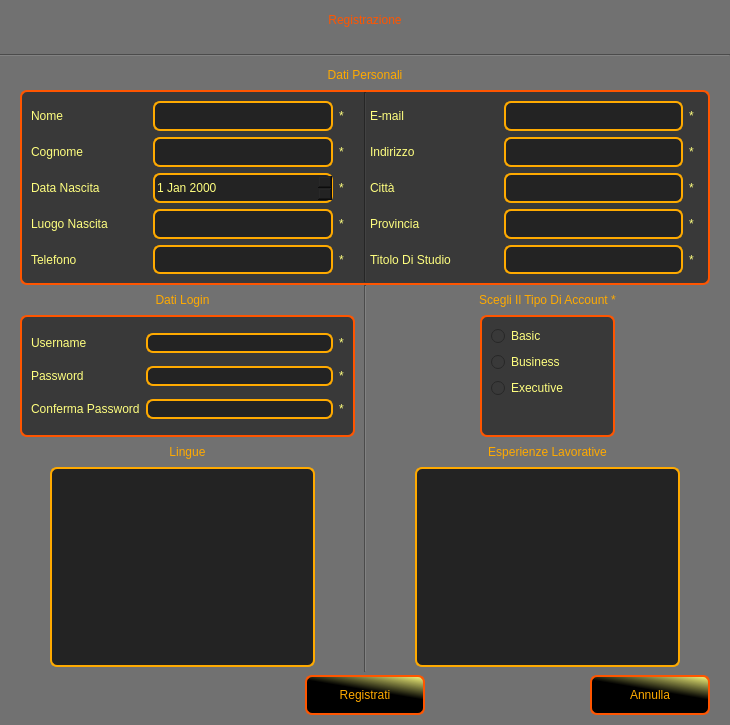
<?xml version="1.0" encoding="UTF-8"?>
<ui version="4.0">
 <class>InterfacciaRegistrazione</class>
 <widget class="QWidget" name="InterfacciaRegistrazione">
  <property name="geometry">
   <rect>
    <x>0</x>
    <y>0</y>
    <width>730</width>
    <height>725</height>
   </rect>
  </property>
  <property name="minimumSize">
   <size>
    <width>730</width>
    <height>725</height>
   </size>
  </property>
  <property name="maximumSize">
   <size>
    <width>730</width>
    <height>725</height>
   </size>
  </property>
  <property name="windowTitle">
   <string>Form</string>
  </property>
  <property name="styleSheet">
   <string notr="true">QWidget
{
	background-color:rgb(113, 113, 113);
}

QPushButton
{
	background-color:qlineargradient(spread:pad, x1:0.474, y1:1, x2:1, y2:0, stop:0.507177 rgba(0, 0, 0, 255), stop:1 rgba(255, 255, 127, 255));
	font: bold 16pt &quot;Kinnari&quot;;
	color: rgb(255, 170, 0);
	border-width: 2px;
	border-color:rgb(255, 85, 0);
	border-style: solid;
	border-radius: 7;
}

QPushButton:hover
{
	background-color:qlineargradient(spread:pad, x1:0.474, y1:1, x2:1, y2:0, stop:0 rgba(0, 0, 0, 255), stop:0.507177 rgba(255, 170, 0, 255)); 
	color: rgb(0, 0, 0);
}


QPushButton:hover:!pressed
{
	background-color:qlineargradient(spread:pad, x1:0.244, y1:1, x2:0.837, y2:0.227273, stop:0 rgba(255, 255, 127, 255), stop:0.507177 rgba(0, 0, 0, 255));
	color: rgb(255, 170, 0);
}

#RegistrazioneLabel
{
	font: bold italic 32pt &quot;Kinnari&quot;;
	color: rgb(255, 85, 0);
	background-color:rgb(113, 113, 113);
}

#DatiPersonaliLabel
{
	font: bold 18pt &quot;Kinnari&quot;;
	color:rgb(255, 170, 0);
	background-color:rgb(113, 113, 113);
}

#ContattiLabel
{
	font: bold 18pt &quot;Kinnari&quot;;
	color:rgb(255, 170, 0);
	background-color:rgb(113, 113, 113);
}

#CambiaPasswordLabel
{
	font: bold 18pt &quot;Kinnari&quot;;
	color:rgb(255, 170, 0);
	background-color:rgb(113, 113, 113);
}

#DatiLoginLabel
{
	font: bold 18pt &quot;Kinnari&quot;;
	color:rgb(255, 170, 0);
	background-color:rgb(113, 113, 113);
}

#ScegliAccountLabel
{
	font: bold 18pt &quot;Kinnari&quot;;
	color:rgb(255, 170, 0);
	background-color:rgb(113, 113, 113);
}

#LingueLabel
{
	font: bold 18pt &quot;Kinnari&quot;;
	color:rgb(255, 170, 0);
	background-color:rgb(113, 113, 113);
}

#EsperienzeLabel
{
	font: bold 18pt &quot;Kinnari&quot;;
	color:rgb(255, 170, 0);
	background-color:rgb(113, 113, 113);
}

QLabel
{
	font: bold 14pt &quot;Kinnari&quot;;
	color:rgb(255, 255, 127);
	background-color:rgb(57, 57, 57);
}

QLineEdit
{
	font:bold 12pt &quot;Kinnari&quot;;
	color:rgb(255, 255, 127);
	background-color: rgb(35, 35, 35);
	selection-color: rgb(0, 0, 0);
	selection-background-color: rgb(255, 170, 0);
	border-style: solid;
	border: 2px solid rgb(255, 170, 0);
	border-radius: 7;
}

QTextEdit
{
	font:bold 12pt &quot;Kinnari&quot;;
	color:rgb(255, 255, 127);
	background-color: rgb(35, 35, 35);
	selection-color: rgb(0, 0, 0);
	selection-background-color: rgb(255, 170, 0);
	border-style: solid;
	border: 2px solid rgb(255, 170, 0);
	border-radius: 7;
}

QRadioButton
{
	font: bold 14pt &quot;Kinnari&quot;;
	color:rgb(255, 255, 127);
	background-color:rgb(57, 57, 57);
}

QDateEdit
{ 
	font:bold 12pt &quot;Kinnari&quot;;
	color:rgb(255, 255, 127);
	background-color: rgb(35, 35, 35);
	selection-color: rgb(0, 0, 0);
	selection-background-color: rgb(255, 170, 0);
	border-style: solid;
	border: 2px solid rgb(255, 170, 0);
	border-radius: 7;
}

QGroupBox
{
	background-color:rgb(57, 57, 57);
	border-width: 2px;
	border-color:rgb(255, 85, 0);
	border-style: solid;
	border-radius: 7;
}

#line2
{
	background-color:rgb(57, 57, 57);
}</string>
  </property>
  <widget class="QLabel" name="RegistrazioneLabel">
   <property name="geometry">
    <rect>
     <x>230</x>
     <y>-10</y>
     <width>270</width>
     <height>60</height>
    </rect>
   </property>
   <property name="text">
    <string>Registrazione</string>
   </property>
   <property name="alignment">
    <set>Qt::AlignCenter</set>
   </property>
  </widget>
  <widget class="Line" name="line_2">
   <property name="geometry">
    <rect>
     <x>0</x>
     <y>50</y>
     <width>730</width>
     <height>10</height>
    </rect>
   </property>
   <property name="orientation">
    <enum>Qt::Horizontal</enum>
   </property>
  </widget>
  <widget class="QLabel" name="DatiPersonaliLabel">
   <property name="geometry">
    <rect>
     <x>295</x>
     <y>60</y>
     <width>140</width>
     <height>30</height>
    </rect>
   </property>
   <property name="text">
    <string>Dati Personali</string>
   </property>
   <property name="alignment">
    <set>Qt::AlignCenter</set>
   </property>
  </widget>
  <widget class="QGroupBox" name="groupBox">
   <property name="geometry">
    <rect>
     <x>20</x>
     <y>90</y>
     <width>690</width>
     <height>195</height>
    </rect>
   </property>
   <property name="title">
    <string/>
   </property>
   <property name="alignment">
    <set>Qt::AlignLeading|Qt::AlignLeft|Qt::AlignVCenter</set>
   </property>
   <widget class="Line" name="line2">
    <property name="geometry">
     <rect>
      <x>337</x>
      <y>2</y>
      <width>16</width>
      <height>190</height>
     </rect>
    </property>
    <property name="orientation">
     <enum>Qt::Vertical</enum>
    </property>
   </widget>
   <widget class="QLabel" name="NomeLabel">
    <property name="geometry">
     <rect>
      <x>11</x>
      <y>11</y>
      <width>116</width>
      <height>30</height>
     </rect>
    </property>
    <property name="text">
     <string>Nome</string>
    </property>
   </widget>
   <widget class="QLineEdit" name="NomeLineEdit">
    <property name="geometry">
     <rect>
      <x>133</x>
      <y>11</y>
      <width>180</width>
      <height>30</height>
     </rect>
    </property>
   </widget>
   <widget class="QLabel" name="label_6">
    <property name="geometry">
     <rect>
      <x>319</x>
      <y>11</y>
      <width>16</width>
      <height>30</height>
     </rect>
    </property>
    <property name="text">
     <string>*</string>
    </property>
   </widget>
   <widget class="QLabel" name="CognomeLabel">
    <property name="geometry">
     <rect>
      <x>11</x>
      <y>47</y>
      <width>116</width>
      <height>30</height>
     </rect>
    </property>
    <property name="text">
     <string>Cognome</string>
    </property>
   </widget>
   <widget class="QLineEdit" name="CognomeLineEdit">
    <property name="geometry">
     <rect>
      <x>133</x>
      <y>47</y>
      <width>180</width>
      <height>30</height>
     </rect>
    </property>
   </widget>
   <widget class="QLabel" name="label_7">
    <property name="geometry">
     <rect>
      <x>319</x>
      <y>47</y>
      <width>16</width>
      <height>30</height>
     </rect>
    </property>
    <property name="text">
     <string>*</string>
    </property>
   </widget>
   <widget class="QLabel" name="DataNascitaLabel">
    <property name="geometry">
     <rect>
      <x>11</x>
      <y>83</y>
      <width>116</width>
      <height>30</height>
     </rect>
    </property>
    <property name="text">
     <string>Data Nascita</string>
    </property>
   </widget>
   <widget class="QDateEdit" name="DataNascitaDateEdit">
    <property name="geometry">
     <rect>
      <x>133</x>
      <y>83</y>
      <width>180</width>
      <height>30</height>
     </rect>
    </property>
   </widget>
   <widget class="QLabel" name="label_8">
    <property name="geometry">
     <rect>
      <x>319</x>
      <y>83</y>
      <width>16</width>
      <height>30</height>
     </rect>
    </property>
    <property name="text">
     <string>*</string>
    </property>
   </widget>
   <widget class="QLabel" name="LuogoNascitaLabel">
    <property name="geometry">
     <rect>
      <x>11</x>
      <y>119</y>
      <width>116</width>
      <height>30</height>
     </rect>
    </property>
    <property name="text">
     <string>Luogo Nascita</string>
    </property>
   </widget>
   <widget class="QLineEdit" name="LuogoNascitaLineEdit">
    <property name="geometry">
     <rect>
      <x>133</x>
      <y>119</y>
      <width>180</width>
      <height>30</height>
     </rect>
    </property>
   </widget>
   <widget class="QLabel" name="label_9">
    <property name="geometry">
     <rect>
      <x>319</x>
      <y>119</y>
      <width>16</width>
      <height>30</height>
     </rect>
    </property>
    <property name="text">
     <string>*</string>
    </property>
   </widget>
   <widget class="QLabel" name="TelefonoLabel">
    <property name="geometry">
     <rect>
      <x>11</x>
      <y>155</y>
      <width>116</width>
      <height>29</height>
     </rect>
    </property>
    <property name="text">
     <string>Telefono</string>
    </property>
   </widget>
   <widget class="QLineEdit" name="TelefonoLineEdit">
    <property name="geometry">
     <rect>
      <x>133</x>
      <y>155</y>
      <width>180</width>
      <height>29</height>
     </rect>
    </property>
   </widget>
   <widget class="QLabel" name="label_17">
    <property name="geometry">
     <rect>
      <x>319</x>
      <y>155</y>
      <width>16</width>
      <height>29</height>
     </rect>
    </property>
    <property name="text">
     <string>*</string>
    </property>
   </widget>
   <widget class="QLabel" name="EmailLabel">
    <property name="geometry">
     <rect>
      <x>350</x>
      <y>11</y>
      <width>134</width>
      <height>30</height>
     </rect>
    </property>
    <property name="text">
     <string>E-mail</string>
    </property>
   </widget>
   <widget class="QLineEdit" name="EmailLineEdit">
    <property name="geometry">
     <rect>
      <x>484</x>
      <y>11</y>
      <width>179</width>
      <height>30</height>
     </rect>
    </property>
   </widget>
   <widget class="QLabel" name="label_10">
    <property name="geometry">
     <rect>
      <x>669</x>
      <y>11</y>
      <width>16</width>
      <height>30</height>
     </rect>
    </property>
    <property name="text">
     <string>*</string>
    </property>
   </widget>
   <widget class="QLabel" name="IndirizzoLabel">
    <property name="geometry">
     <rect>
      <x>350</x>
      <y>47</y>
      <width>134</width>
      <height>30</height>
     </rect>
    </property>
    <property name="text">
     <string>Indirizzo</string>
    </property>
   </widget>
   <widget class="QLineEdit" name="IndirizzoLineEdit">
    <property name="geometry">
     <rect>
      <x>484</x>
      <y>47</y>
      <width>179</width>
      <height>30</height>
     </rect>
    </property>
   </widget>
   <widget class="QLabel" name="label_11">
    <property name="geometry">
     <rect>
      <x>669</x>
      <y>47</y>
      <width>16</width>
      <height>30</height>
     </rect>
    </property>
    <property name="text">
     <string>*</string>
    </property>
   </widget>
   <widget class="QLabel" name="CittaLabel">
    <property name="geometry">
     <rect>
      <x>350</x>
      <y>83</y>
      <width>134</width>
      <height>30</height>
     </rect>
    </property>
    <property name="text">
     <string>Città</string>
    </property>
   </widget>
   <widget class="QLineEdit" name="CittaLineEdit">
    <property name="geometry">
     <rect>
      <x>484</x>
      <y>83</y>
      <width>179</width>
      <height>30</height>
     </rect>
    </property>
   </widget>
   <widget class="QLabel" name="label_12">
    <property name="geometry">
     <rect>
      <x>669</x>
      <y>83</y>
      <width>16</width>
      <height>30</height>
     </rect>
    </property>
    <property name="text">
     <string>*</string>
    </property>
   </widget>
   <widget class="QLabel" name="ProvinciaLabel">
    <property name="geometry">
     <rect>
      <x>350</x>
      <y>119</y>
      <width>134</width>
      <height>30</height>
     </rect>
    </property>
    <property name="text">
     <string>Provincia</string>
    </property>
   </widget>
   <widget class="QLineEdit" name="ProvinciaLineEdit">
    <property name="geometry">
     <rect>
      <x>484</x>
      <y>119</y>
      <width>179</width>
      <height>30</height>
     </rect>
    </property>
   </widget>
   <widget class="QLabel" name="label_13">
    <property name="geometry">
     <rect>
      <x>669</x>
      <y>119</y>
      <width>16</width>
      <height>30</height>
     </rect>
    </property>
    <property name="text">
     <string>*</string>
    </property>
   </widget>
   <widget class="QLabel" name="TitoloStudioLabel">
    <property name="geometry">
     <rect>
      <x>350</x>
      <y>155</y>
      <width>134</width>
      <height>29</height>
     </rect>
    </property>
    <property name="text">
     <string>Titolo Di Studio</string>
    </property>
   </widget>
   <widget class="QLineEdit" name="TitoloStudioLineEdit">
    <property name="geometry">
     <rect>
      <x>484</x>
      <y>155</y>
      <width>179</width>
      <height>29</height>
     </rect>
    </property>
   </widget>
   <widget class="QLabel" name="label_18">
    <property name="geometry">
     <rect>
      <x>669</x>
      <y>155</y>
      <width>16</width>
      <height>29</height>
     </rect>
    </property>
    <property name="text">
     <string>*</string>
    </property>
   </widget>
  </widget>
  <widget class="QLabel" name="DatiLoginLabel">
   <property name="geometry">
    <rect>
     <x>125</x>
     <y>285</y>
     <width>115</width>
     <height>30</height>
    </rect>
   </property>
   <property name="text">
    <string>Dati Login</string>
   </property>
   <property name="alignment">
    <set>Qt::AlignCenter</set>
   </property>
  </widget>
  <widget class="QGroupBox" name="groupBox_4">
   <property name="geometry">
    <rect>
     <x>20</x>
     <y>315</y>
     <width>335</width>
     <height>122</height>
    </rect>
   </property>
   <property name="title">
    <string/>
   </property>
   <layout class="QGridLayout" name="gridLayout_2">
    <item row="0" column="0">
     <widget class="QLabel" name="UsernameLabel">
      <property name="text">
       <string>Username</string>
      </property>
     </widget>
    </item>
    <item row="0" column="1">
     <widget class="QLineEdit" name="UsernameLineEdit"/>
    </item>
    <item row="0" column="2">
     <widget class="QLabel" name="label_14">
      <property name="text">
       <string>*</string>
      </property>
     </widget>
    </item>
    <item row="1" column="0">
     <widget class="QLabel" name="PasswordLabel">
      <property name="text">
       <string>Password</string>
      </property>
     </widget>
    </item>
    <item row="1" column="1">
     <widget class="QLineEdit" name="PasswordLineEdit">
      <property name="echoMode">
       <enum>QLineEdit::Password</enum>
      </property>
     </widget>
    </item>
    <item row="1" column="2">
     <widget class="QLabel" name="label_16">
      <property name="text">
       <string>*</string>
      </property>
     </widget>
    </item>
    <item row="2" column="0">
     <widget class="QLabel" name="ConfermaPasswordLabel">
      <property name="text">
       <string>Conferma Password</string>
      </property>
     </widget>
    </item>
    <item row="2" column="1">
     <widget class="QLineEdit" name="ConfermaPasswordLineEdit">
      <property name="echoMode">
       <enum>QLineEdit::Password</enum>
      </property>
     </widget>
    </item>
    <item row="2" column="2">
     <widget class="QLabel" name="label_15">
      <property name="text">
       <string>*</string>
      </property>
     </widget>
    </item>
   </layout>
  </widget>
  <widget class="QLabel" name="ScegliAccountLabel">
   <property name="geometry">
    <rect>
     <x>395</x>
     <y>285</y>
     <width>305</width>
     <height>30</height>
    </rect>
   </property>
   <property name="text">
    <string>Scegli Il Tipo Di Account *</string>
   </property>
   <property name="alignment">
    <set>Qt::AlignCenter</set>
   </property>
  </widget>
  <widget class="QGroupBox" name="groupBox_2">
   <property name="geometry">
    <rect>
     <x>480</x>
     <y>315</y>
     <width>135</width>
     <height>122</height>
    </rect>
   </property>
   <property name="title">
    <string/>
   </property>
   <layout class="QFormLayout" name="formLayout">
    <item row="0" column="0">
     <widget class="QRadioButton" name="BasicRadioButton">
      <property name="text">
       <string>Basic</string>
      </property>
     </widget>
    </item>
    <item row="1" column="0">
     <widget class="QRadioButton" name="BusinessRadioButton">
      <property name="text">
       <string>Business</string>
      </property>
     </widget>
    </item>
    <item row="2" column="0">
     <widget class="QRadioButton" name="ExecutiveRadioButton">
      <property name="text">
       <string>Executive</string>
      </property>
     </widget>
    </item>
   </layout>
  </widget>
  <widget class="QLabel" name="LingueLabel">
   <property name="geometry">
    <rect>
     <x>150</x>
     <y>437</y>
     <width>75</width>
     <height>30</height>
    </rect>
   </property>
   <property name="text">
    <string>Lingue</string>
   </property>
   <property name="alignment">
    <set>Qt::AlignCenter</set>
   </property>
  </widget>
  <widget class="QTextEdit" name="LingueTextEdit">
   <property name="geometry">
    <rect>
     <x>50</x>
     <y>467</y>
     <width>265</width>
     <height>200</height>
    </rect>
   </property>
  </widget>
  <widget class="QLabel" name="EsperienzeLabel">
   <property name="geometry">
    <rect>
     <x>435</x>
     <y>437</y>
     <width>225</width>
     <height>30</height>
    </rect>
   </property>
   <property name="text">
    <string>Esperienze Lavorative</string>
   </property>
   <property name="alignment">
    <set>Qt::AlignCenter</set>
   </property>
  </widget>
  <widget class="QTextEdit" name="EsperienzeLavorativeTextEdit">
   <property name="geometry">
    <rect>
     <x>415</x>
     <y>467</y>
     <width>265</width>
     <height>200</height>
    </rect>
   </property>
  </widget>
  <widget class="QPushButton" name="RegistratiButton">
   <property name="geometry">
    <rect>
     <x>305</x>
     <y>675</y>
     <width>120</width>
     <height>40</height>
    </rect>
   </property>
   <property name="cursor">
    <cursorShape>PointingHandCursor</cursorShape>
   </property>
   <property name="text">
    <string>Registrati</string>
   </property>
  </widget>
  <widget class="QPushButton" name="AnnullaButton">
   <property name="geometry">
    <rect>
     <x>590</x>
     <y>675</y>
     <width>120</width>
     <height>40</height>
    </rect>
   </property>
   <property name="cursor">
    <cursorShape>PointingHandCursor</cursorShape>
   </property>
   <property name="text">
    <string>Annulla</string>
   </property>
  </widget>
  <widget class="Line" name="line_3">
   <property name="geometry">
    <rect>
     <x>360</x>
     <y>285</y>
     <width>10</width>
     <height>387</height>
    </rect>
   </property>
   <property name="orientation">
    <enum>Qt::Vertical</enum>
   </property>
  </widget>
 </widget>
 <resources/>
 <connections/>
</ui>
